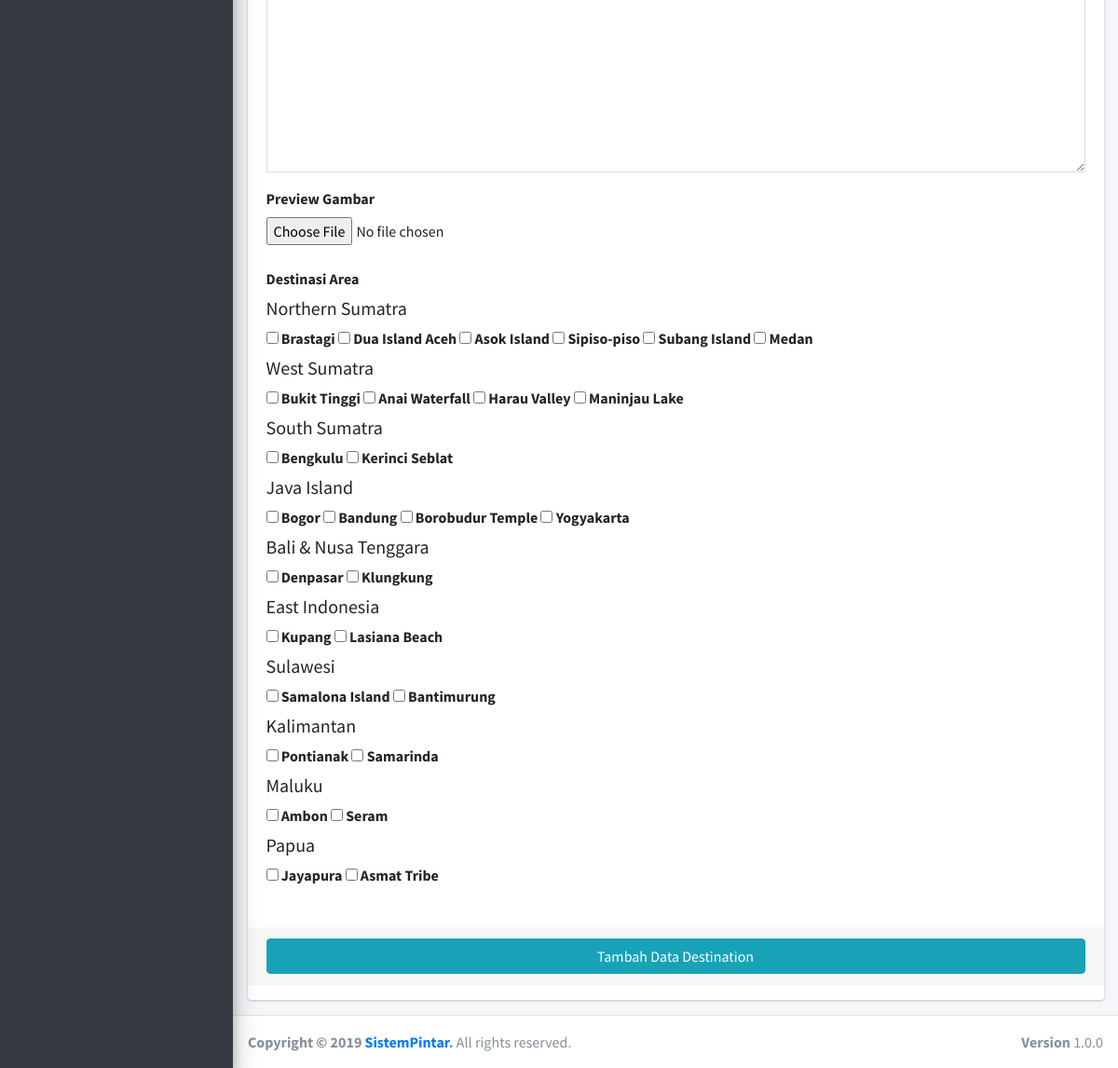
Page /admin/ticket/tambah.php (signed in, lower part) on the earlier database version.
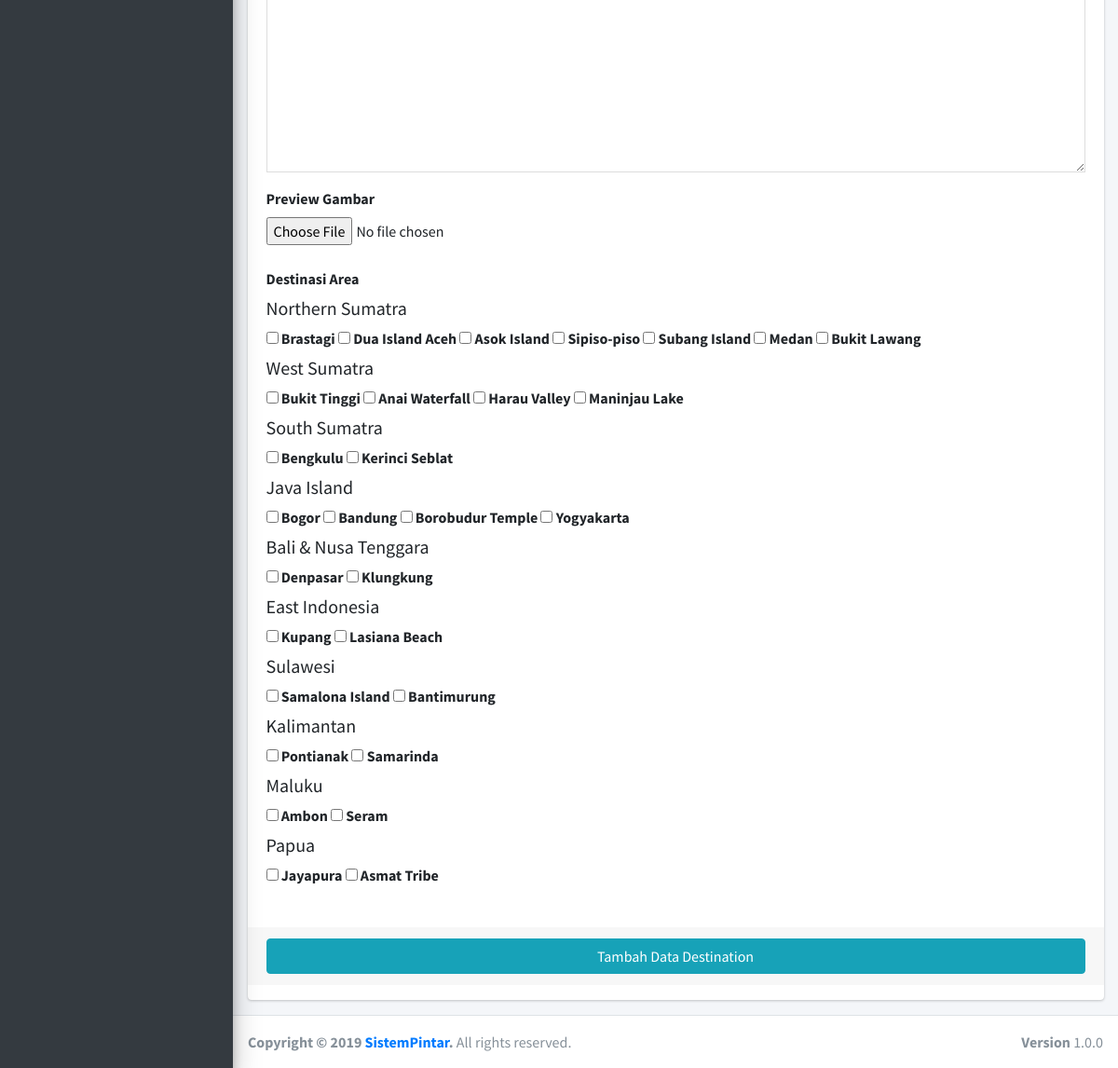
Same page on the later database version.
### tables this page shows
CREATE TABLE IF NOT EXISTS `destinasi` (
`id` int(10) NOT NULL,
  `nama` varchar(100) DEFAULT NULL,
  `deskripsi` text,
  `deskripsi_singkat` text NOT NULL,
  `gambar` varchar(100) DEFAULT NULL
);

CREATE TABLE IF NOT EXISTS `destinasi_area` (
`id_area` int(10) NOT NULL,
  `nama_area` varchar(100) DEFAULT NULL,
  `deskripsi_area` text,
  `deskripsi_area_singkat` text,
  `gambar_area` varchar(100) DEFAULT NULL,
  `destinasi_id` int(10) DEFAULT NULL
);

### admin/ticket/tambah.php (the view, shortened to what this page needs)
<!DOCTYPE html>
<html>
<?php include '../adm_template/head.php'; ?>
<body class="hold-transition sidebar-mini">
    <div class="wrapper">
		<?php include '../adm_template/sidebar.php'; ?>
        <div class="content-wrapper">
            <section class="content">
                <div class="container-fluid">
                    <div class="row">
                        <div class="col-md-12">
                            <div class="card card-info">
                                <form role="form" method="POST" action="tambah-aksi" enctype="multipart/form-data">
                                    <div class="card-body">
                                        <div class="form-group">
                                            <div class="pad">
                                                <div class="">
                                                    <textarea name="fasilitas" class="textarea" style="width: 100%; height: 400px; font-size: 14px; line-height: 18px; border: 1px solid #dddddd; padding: 10px;">
                                                    </textarea>
                                                </div>
                                            </div>
                                        </div>
                                        <div class="form-group">
                                            <label for="customFile">Preview Gambar</label>
                                            <img id="image-preview" alt="image preview"/><br/>
                                            <div class="custom-file">
                                                <input type="file" class="" name="gambar" id="image-source" onchange="previewImage();">
                                            </div>
                                        </div>
                                        <div class="form-group">
                                            <label for="exampleInputPassword1">Destinasi Area</label>
                                            <div class="">
                                                <?php
                                                $query_mysql = mysqli_query($koneksi,"SELECT DISTINCT(d.id),d.nama FROM destinasi AS d INNER JOIN destinasi_area AS da ON d.id = da.destinasi_id ")or die(mysqli_error());
                                                while($data = mysqli_fetch_array($query_mysql)){
                                                    $id = $data['id'];
                                                    $nama = $data['nama'];
                                                ?>
                                                <h5><?= $nama ?></h5>
                                                <?php
                                                $query_mysql2 = mysqli_query($koneksi,"SELECT * FROM destinasi_area WHERE destinasi_id = $id")or die(mysqli_error());
                                                while($data2 = mysqli_fetch_array($query_mysql2)){
                                                    ?>
                                                    <label><input type="checkbox" name="data_des[]" value="<?= $data2['id_area']?>" > <?= $data2['nama_area'] ?></label>
                                                <?php } ?>
                                                <?php } ?>
                                            </div>
                                        </div>
                                    </div>
                                    <div class="card-footer">
                                        <button type="submit" class="btn btn-block btn-info">Tambah Data Destination</button>
                                    </div>
                                </form>
                            </div>
                        </div>
                    </div>
                </div>
            </section>
        </div>
        <?php include '../adm_template/footer.php'; ?>
    </div>
</body>
</html>

Differences in the rows shown:
added destinasi_area: nama_area "Bukit Lawang", shown under destinasi "Northern Sumatra"
